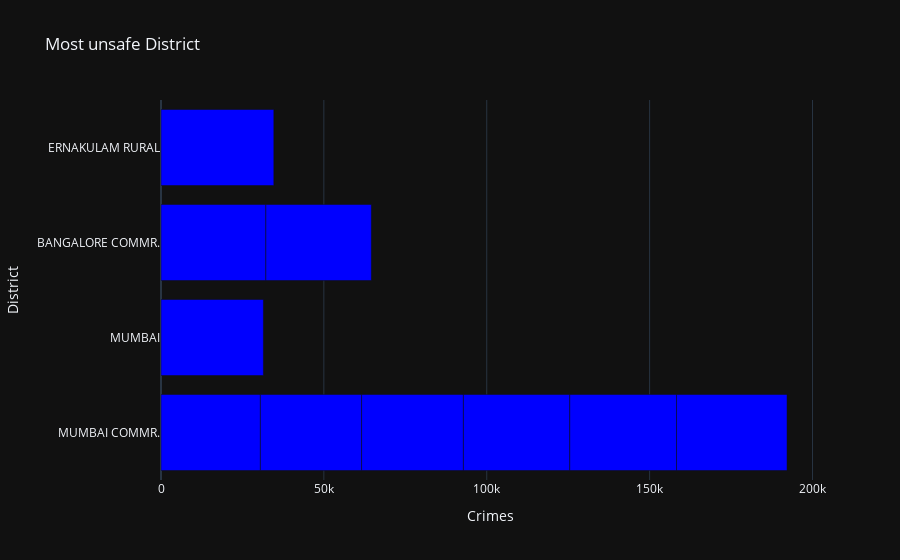

Write notebook code for a chart like this one.
### Code cell
fig = px.bar(unsafe, x="TOTAL IPC CRIMES", y='DISTRICT',color_discrete_sequence=["blue"], title="Most unsafe District")
fig.update_layout(xaxis_title = "Crimes",
                  yaxis_title = "District")
fig.layout.template ="plotly_dark"
fig.show()

### Figure 1 — Plotly figure (JSON) as saved in the notebook; plotly's stock layout.template omitted (floating-point values rounded to 4 significant figures)
{"data": [{"alignmentgroup": "True", "hovertemplate": "TOTAL IPC CRIMES=%{x}<br>DISTRICT=%{y}<extra></extra>", "legendgroup": "", "marker": {"color": "blue", "pattern": {"shape": ""}}, "name": "", "offsetgroup": "", "orientation": "h", "showlegend": false, "textposition": "auto", "type": "bar", "x": [30508, 31070, 31262, 31432, 32188, 32380, 32647, 32770, 33932, 34638], "xaxis": "x", "y": ["MUMBAI COMMR.", "MUMBAI COMMR.", "MUMBAI COMMR.", "MUMBAI", "BANGALORE COMMR.", "BANGALORE COMMR.", "MUMBAI COMMR.", "MUMBAI COMMR.", "MUMBAI COMMR.", "ERNAKULAM RURAL"], "yaxis": "y"}], "layout": {"barmode": "relative", "legend": {"tracegroupgap": 0}, "title": {"text": "Most unsafe District"}, "xaxis": {"anchor": "y", "domain": [0, 1], "title": {"text": "Crimes"}}, "yaxis": {"anchor": "x", "domain": [0, 1], "title": {"text": "District"}}}}
